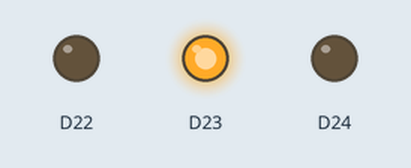
A sketch run on a simulated Arduino Nano RP2040 Connect. Parts: output pins drawn as LEDs (lit = HIGH). What the sketch prints to the serial monitor is not drawn.

Above: at 0.1 s.
Timing chart, 0 to 1.6 s (numbered marks = the images above):
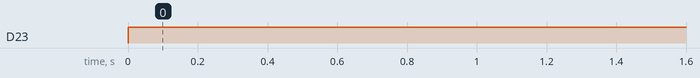

The sketch:

Exercise2_Temperature.ino
```cpp
#include <Arduino_LSM6DSOX.h>
#include <WiFiNINA.h>

void setup() {
  if (!IMU.begin()) {
    Serial.println("Failed to initialize IMU!");
    while (1);
  }
  pinMode(LEDR, OUTPUT);
  pinMode(LEDG, OUTPUT);
  pinMode(LEDB, OUTPUT);
  Serial.begin(9600);
}

void loop() {
  if (IMU.temperatureAvailable()) {
    int temperature_deg = 0;
    //IMU.readTemperature(temperature_deg);
    temperature_deg = 26;

    Serial.print("Temperature = ");
    Serial.print(temperature_deg);
    Serial.print("°C");
    Serial.println();

    digitalWrite(LEDB, temperature_deg < 25 ? HIGH : LOW);
    digitalWrite(LEDG, (temperature_deg > 20 && temperature_deg < 36) ? HIGH : LOW);
    digitalWrite(LEDR, temperature_deg > 32 ? HIGH : LOW);
  }
}
```

Measured:
- by itself, D23: LOW → HIGH at 0.00 s
